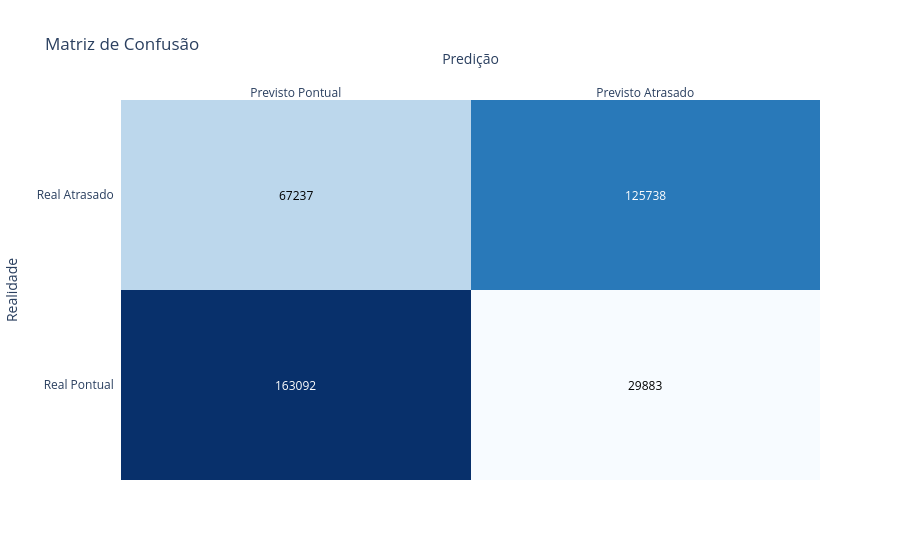

Notebook cell for this chart:
### Code cell
def plot_confusion_matrix(y_true, y_pred):
    cm = confusion_matrix(y_true, y_pred)
    x = ['Previsto Pontual', 'Previsto Atrasado']
    y = ['Real Pontual', 'Real Atrasado']
    
    fig = ff.create_annotated_heatmap(
        z=cm, 
        x=x, 
        y=y, 
        annotation_text=cm, 
        colorscale='Blues'
    )
    fig.update_layout(
        title='Matriz de Confusão',
        xaxis_title='Predição',
        yaxis_title='Realidade',
        template='plotly_white'
    )
    fig.show()


y_pred = model.predict(X_test)
plot_confusion_matrix(y_test, y_pred)

### Figure 1 — Plotly figure (JSON) as saved in the notebook; plotly's stock layout.template omitted (floating-point values rounded to 4 significant figures)
{"data": [{"colorscale": [[0, "rgb(247,251,255)"], [0.125, "rgb(222,235,247)"], [0.25, "rgb(198,219,239)"], [0.375, "rgb(158,202,225)"], [0.5, "rgb(107,174,214)"], [0.625, "rgb(66,146,198)"], [0.75, "rgb(33,113,181)"], [0.875, "rgb(8,81,156)"], [1, "rgb(8,48,107)"]], "reversescale": false, "showscale": false, "type": "heatmap", "x": ["Previsto Pontual", "Previsto Atrasado"], "y": ["Real Pontual", "Real Atrasado"], "z": [[163092, 29883], [67237, 125738]]}], "layout": {"annotations": [{"font": {"color": "#FFFFFF"}, "showarrow": false, "text": "163092", "x": "Previsto Pontual", "xref": "x", "y": "Real Pontual", "yref": "y"}, {"font": {"color": "#000000"}, "showarrow": false, "text": "29883", "x": "Previsto Atrasado", "xref": "x", "y": "Real Pontual", "yref": "y"}, {"font": {"color": "#000000"}, "showarrow": false, "text": "67237", "x": "Previsto Pontual", "xref": "x", "y": "Real Atrasado", "yref": "y"}, {"font": {"color": "#FFFFFF"}, "showarrow": false, "text": "125738", "x": "Previsto Atrasado", "xref": "x", "y": "Real Atrasado", "yref": "y"}], "title": {"text": "Matriz de Confusão"}, "xaxis": {"dtick": 1, "gridcolor": "rgb(0, 0, 0)", "side": "top", "ticks": "", "title": {"text": "Predição"}}, "yaxis": {"dtick": 1, "ticks": "", "ticksuffix": "  ", "title": {"text": "Realidade"}}}}
